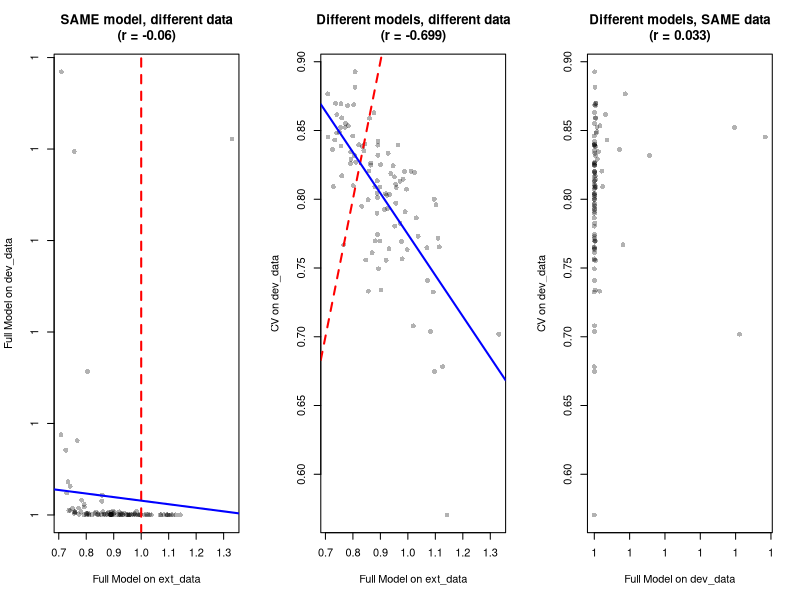

Here is the R script that generated this plot: (Note: this script raises an error after producing the figure.)
library(pROC)

# Load the debug results
results <- read.csv("debug_calibration_results.csv")

# Re-run a few simulations but this time also calculate:
# 1. "True" calibration slope: how well does the SAME model perform on dev_data vs ext_data
# 2. Check if dev_data's inherent "predictability" explains the pattern

set.seed(42)

expit <- function(x) 1 / (1 + exp(-x))
beta <- c(0.45, 0.40, -0.35, 0.30, -0.25, 0.20, 0.15, 0.10, 0.08, 0.05)
target_prev <- 0.15

n_sample <- 100000
X_sample <- replicate(10, rnorm(n_sample))
find_alpha <- function(a) {
  mean(expit(a + as.vector(X_sample %*% beta))) - target_prev
}
alpha <- uniroot(find_alpha, c(-10, 10))$root

generate_data <- function(n) {
  X <- matrix(rnorm(n * 10), ncol = 10)
  logit_p <- alpha + as.vector(X %*% beta)
  prob <- plogis(logit_p)
  outcome <- rbinom(n, size = 1, prob = prob)

  data.frame(outcome = outcome, X)
}

calculate_cal_slope <- function(y_true, y_pred) {
  logit_pred <- qlogis(pmax(pmin(y_pred, 0.9999), 0.0001))
  cal_model <- glm(y_true ~ logit_pred, family = binomial)
  coef(cal_model)[2]
}

# Key test: Use the SAME model on both dev_data and ext_data
n_sim <- 100
n_dev <- 858
n_ext <- 100000

test_results <- data.frame(
  sim = integer(),
  full_model_on_dev_cal = numeric(),  # Full model evaluated on dev_data
  full_model_on_ext_cal = numeric(),  # SAME model evaluated on ext_data
  cv_cal_slope = numeric()            # CV (different models)
)

cat("Running hypothesis test...\n")
for (i in 1:n_sim) {
  if (i %% 20 == 0) cat("  Simulation", i, "\n")

  dev_data <- generate_data(n_dev)
  ext_data <- generate_data(n_ext)

  # Fit ONE model on full dev_data
  model_full <- glm(outcome ~ ., data = dev_data, family = binomial)

  # Evaluate this SAME model on dev_data
  pred_dev <- predict(model_full, newdata = dev_data, type = "response")
  cal_on_dev <- calculate_cal_slope(dev_data$outcome, pred_dev)

  # Evaluate this SAME model on ext_data
  pred_ext <- predict(model_full, newdata = ext_data, type = "response")
  cal_on_ext <- calculate_cal_slope(ext_data$outcome, pred_ext)

  # CV (for comparison - uses different models)
  indices <- sample(1:n_dev)
  fold_size <- floor(n_dev / 10)
  cv_preds <- numeric(n_dev)

  for (k in 1:10) {
    test_idx <- indices[((k-1) * fold_size + 1):min(k * fold_size, n_dev)]
    if (k == 10) test_idx <- indices[((k-1) * fold_size + 1):n_dev]

    train_idx <- setdiff(1:n_dev, test_idx)
    train_data <- dev_data[train_idx, ]
    test_data <- dev_data[test_idx, ]

    model_cv <- glm(outcome ~ ., data = train_data, family = binomial)
    cv_preds[test_idx] <- predict(model_cv, newdata = test_data, type = "response")
  }
  cv_cal <- calculate_cal_slope(dev_data$outcome, cv_preds)

  test_results <- rbind(test_results, data.frame(
    sim = i,
    full_model_on_dev_cal = cal_on_dev,
    full_model_on_ext_cal = cal_on_ext,
    cv_cal_slope = cv_cal
  ))
}

cat("\n=== CRITICAL TEST ===\n")
cat("Correlation between SAME model evaluated on dev vs ext data:\n")
cor_same_model <- cor(test_results$full_model_on_dev_cal,
                       test_results$full_model_on_ext_cal)
cat("  r =", round(cor_same_model, 3), "\n\n")

cat("Correlation between CV (on dev) and full model on ext:\n")
cor_cv_ext <- cor(test_results$cv_cal_slope,
                  test_results$full_model_on_ext_cal)
cat("  r =", round(cor_cv_ext, 3), "\n\n")

cat("Correlation between CV and full model evaluated on SAME dev data:\n")
cor_cv_dev <- cor(test_results$cv_cal_slope,
                  test_results$full_model_on_dev_cal)
cat("  r =", round(cor_cv_dev, 3), "\n\n")

cat("Full model on dev_data:\n")
cat("  Mean:", round(mean(test_results$full_model_on_dev_cal), 3),
    " SD:", round(sd(test_results$full_model_on_dev_cal), 3), "\n")

cat("Full model on ext_data:\n")
cat("  Mean:", round(mean(test_results$full_model_on_ext_cal), 3),
    " SD:", round(sd(test_results$full_model_on_ext_cal), 3), "\n")

cat("CV on dev_data:\n")
cat("  Mean:", round(mean(test_results$cv_cal_slope), 3),
    " SD:", round(sd(test_results$cv_cal_slope), 3), "\n")

# Save
write.csv(test_results, "hypothesis_test_results.csv", row.names = FALSE)
cat("\nResults saved to hypothesis_test_results.csv\n")

# Create diagnostic plot
png("hypothesis_test_plot.png", width = 1200, height = 400)
par(mfrow = c(1, 3))

# Plot 1: Same model, different data
plot(test_results$full_model_on_ext_cal, test_results$full_model_on_dev_cal,
     xlab = "Full Model on ext_data",
     ylab = "Full Model on dev_data",
     main = paste0("SAME model, different data\n(r = ",
                   round(cor_same_model, 3), ")"),
     pch = 16, col = rgb(0, 0, 0, 0.3))
abline(0, 1, col = "red", lty = 2, lwd = 2)
abline(lm(full_model_on_dev_cal ~ full_model_on_ext_cal, data = test_results),
       col = "blue", lwd = 2)

# Plot 2: CV vs external (different models)
plot(test_results$full_model_on_ext_cal, test_results$cv_cal_slope,
     xlab = "Full Model on ext_data",
     ylab = "CV on dev_data",
     main = paste0("Different models, different data\n(r = ",
                   round(cor_cv_ext, 3), ")"),
     pch = 16, col = rgb(0, 0, 0, 0.3))
abline(0, 1, col = "red", lty = 2, lwd = 2)
abline(lm(cv_cal_slope ~ full_model_on_ext_cal, data = test_results),
       col = "blue", lwd = 2)

# Plot 3: CV vs full model on SAME data (dev_data)
plot(test_results$full_model_on_dev_cal, test_results$cv_cal_slope,
     xlab = "Full Model on dev_data",
     ylab = "CV on dev_data",
     main = paste0("Different models, SAME data\n(r = ",
                   round(cor_cv_dev, 3), ")"),
     pch = 16, col = rgb(0, 0, 0, 0.3))
abline(0, 1, col = "red", lty = 2, lwd = 2)
abline(lm(cv_cal_slope ~ full_model_on_dev_cal, data = test_results),
       col = "blue", lwd = 2)

dev.off()
cat("Plot saved to hypothesis_test_plot.png\n")
